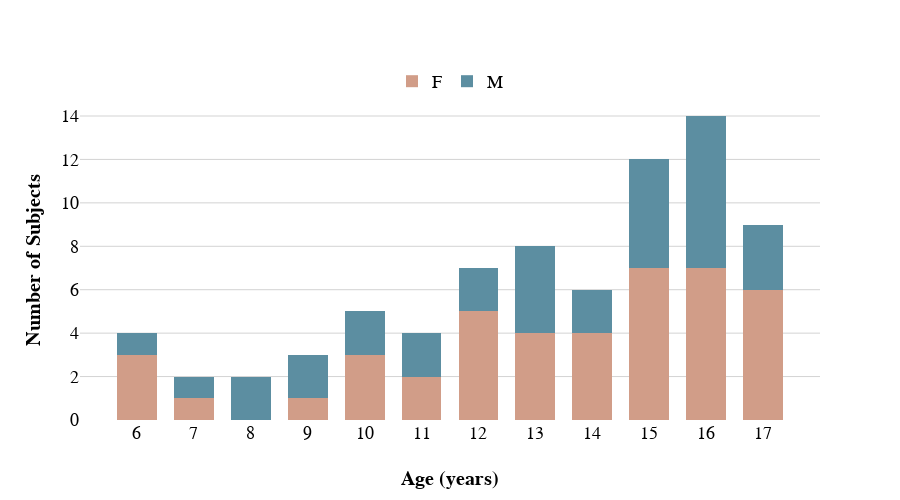

Write notebook code for a chart like this one.
### Code cell
# Plot demographics for included subjects in DWI analysis
plot_demographics(include_dwi_subjects)

### Figure 1 — Plotly figure (JSON) as saved in the notebook; plotly's stock layout.template omitted (floating-point values rounded to 4 significant figures)
{"data": [{"legendgroup": "F", "marker": {"color": "#D19D88"}, "name": "F", "opacity": 1, "type": "histogram", "x": [15, 15, 17, 14, 17, 16, 14, 14, 13, 15, 9, 16, 17, 12, 10, 11, 13, 11, 15, 17, 14, 7, 10, 13, 15, 16, 15, 10, 12, 6, 12, 16, 17, 13, 16, 12, 17, 16, 6, 6, 12, 16, 15], "xaxis": "x", "xbins": {"size": 1}, "yaxis": "y"}, {"legendgroup": "M", "marker": {"color": "#5C8EA1"}, "name": "M", "opacity": 1, "type": "histogram", "x": [17, 15, 13, 14, 16, 16, 7, 16, 17, 11, 13, 15, 12, 16, 16, 6, 16, 16, 15, 10, 15, 13, 10, 9, 14, 13, 17, 12, 9, 8, 11, 8, 15], "xaxis": "x", "xbins": {"size": 1}, "yaxis": "y"}], "layout": {"annotations": [{"font": {"size": 18}, "showarrow": false, "text": "6", "x": 6, "xanchor": "center", "xref": "x", "y": -0.01, "yanchor": "top", "yref": "paper"}, {"font": {"size": 18}, "showarrow": false, "text": "7", "x": 7, "xanchor": "center", "xref": "x", "y": -0.01, "yanchor": "top", "yref": "paper"}, {"font": {"size": 18}, "showarrow": false, "text": "8", "x": 8, "xanchor": "center", "xref": "x", "y": -0.01, "yanchor": "top", "yref": "paper"}, {"font": {"size": 18}, "showarrow": false, "text": "9", "x": 9, "xanchor": "center", "xref": "x", "y": -0.01, "yanchor": "top", "yref": "paper"}, {"font": {"size": 18}, "showarrow": false, "text": "10", "x": 10, "xanchor": "center", "xref": "x", "y": -0.01, "yanchor": "top", "yref": "paper"}, {"font": {"size": 18}, "showarrow": false, "text": "11", "x": 11, "xanchor": "center", "xref": "x", "y": -0.01, "yanchor": "top", "yref": "paper"}, {"font": {"size": 18}, "showarrow": false, "text": "12", "x": 12, "xanchor": "center", "xref": "x", "y": -0.01, "yanchor": "top", "yref": "paper"}, {"font": {"size": 18}, "showarrow": false, "text": "13", "x": 13, "xanchor": "center", "xref": "x", "y": -0.01, "yanchor": "top", "yref": "paper"}, {"font": {"size": 18}, "showarrow": false, "text": "14", "x": 14, "xanchor": "center", "xref": "x", "y": -0.01, "yanchor": "top", "yref": "paper"}, {"font": {"size": 18}, "showarrow": false, "text": "15", "x": 15, "xanchor": "center", "xref": "x", "y": -0.01, "yanchor": "top", "yref": "paper"}, {"font": {"size": 18}, "showarrow": false, "text": "16", "x": 16, "xanchor": "center", "xref": "x", "y": -0.01, "yanchor": "top", "yref": "paper"}, {"font": {"size": 18}, "showarrow": false, "text": "17", "x": 17, "xanchor": "center", "xref": "x", "y": -0.01, "yanchor": "top", "yref": "paper"}], "bargap": 0.3, "barmode": "stack", "font": {"color": "black", "family": "Arial", "size": 18}, "height": 500, "legend": {"orientation": "h", "x": 0.5, "xanchor": "center", "y": 1, "yanchor": "bottom"}, "plot_bgcolor": "white", "width": 900, "xaxis": {"anchor": "y", "domain": [0, 1], "gridwidth": 1, "range": [5, 18], "showgrid": false, "tickmode": "array", "ticktext": ["", "", "", "", "", "", "", "", "", "", "", ""], "tickvals": [6, 7, 8, 9, 10, 11, 12, 13, 14, 15, 16, 17], "title": {"font": {"family": "Arial", "size": 20, "weight": "bold"}, "standoff": 50, "text": "Age (years)"}}, "yaxis": {"anchor": "x", "domain": [0, 1], "gridcolor": "lightgrey", "gridwidth": 1, "showgrid": true, "title": {"font": {"family": "Arial", "size": 20, "weight": "bold"}, "text": "Number of Subjects"}}}}
